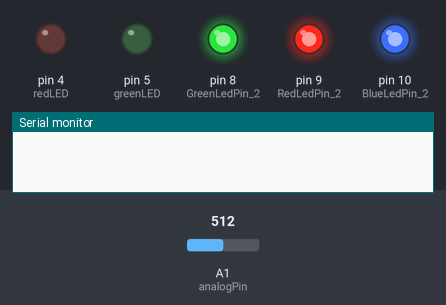
The sketch below on a simulated Arduino Uno, built with avr-gcc and run on an emulated ATmega328P. Shown: output pins drawn as LEDs (lit = HIGH), the last lines printed to the serial monitor. The inputs (shaded band) are chosen by the test bench; at power-on: A1 (analogPin) = 512.

Above: at 0.5 s.
At 1.5 s:
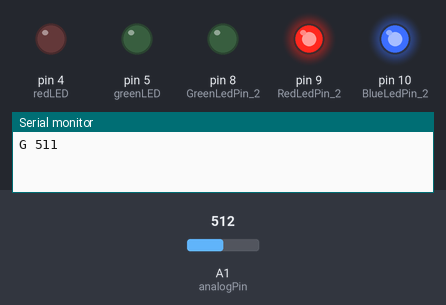
At 3.25 s:
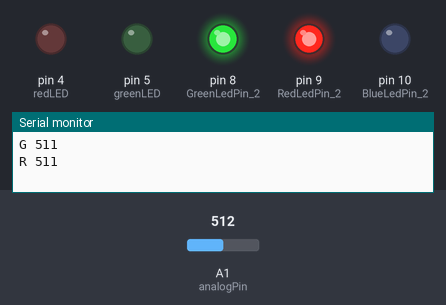
At 5.9 s:
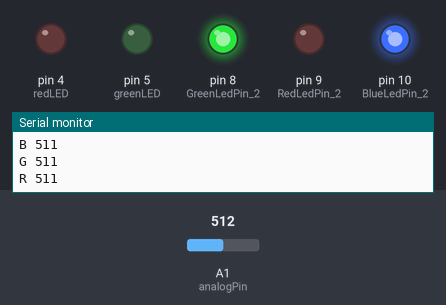
Timing chart, 0 to 7.6 s (numbered marks = the images above):
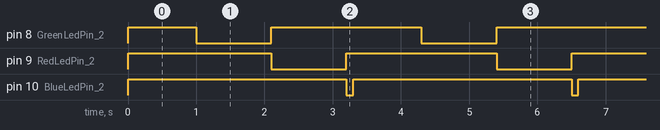

Measured:
- by itself, pin 8 (GreenLedPin_2): repeats every 3.3 s: LOW 1.1 s, HIGH 2.2 s
- by itself, pin 9 (RedLedPin_2): alternates HIGH for 2.2 s and LOW for 1.1 s
- by itself, pin 10 (BlueLedPin_2): alternates HIGH for 3.2 s and LOW for 0.10 s

The sketch:

color_sensor.ino
```cpp
/*-----( Import needed libraries )-----*/

#include "IRremote2.h"
#include <Servo.h>

/*-----( Declare Constants )-----*/
int receiver = 11; // pin 1 of IR receiver to Arduino digital pin 11
int IR_LED = 7;

int servoPin = 6;  // Servo pin 6

// Pin definitions
const int knockSensor = 0;         // Piezo sensor on pin 0.
const int programSwitch = 2;       // If this is high we program a new code.
const int lockMotor = 3;           // Gear motor used to turn the lock.
const int redLED = 4;              // Status LED
const int greenLED = 5;            // Status LED

int GreenLedPin_2 = 8;               // Green LED connected to digital pin 8
int RedLedPin_2 = 9;                 // Red LED connected to digital pin 9
int BlueLedPin_2 = 10;               // Blue LED connected to digital pin 10

int analogPin = 1;                 // photoresistor connected to analog pin 1

// Tuning constants.  Could be made vars and hoooked to potentiometers for soft configuration, etc.
const int threshold = 10;           // Minimum signal from the piezo to register as a knock
const int rejectValue = 25;        // If an individual knock is off by this percentage of a knock we don't unlock..
const int averageRejectValue = 15; // If the average timing of the knocks is off by this percent we don't unlock.
const int knockFadeTime = 150;     // milliseconds we allow a knock to fade before we listen for another one. (Debounce timer.)

const int maximumKnocks = 20;       // Maximum number of knocks to listen for.
const int knockComplete = 1200;     // Longest time to wait for a knock before we assume that it's finished.


/*-----( Declare objects )-----*/
IRrecv irrecv(receiver);           // create instance of 'irrecv'
decode_results results;            // create instance of 'decode_results'

Servo servo;
/*-----( Declare Variables )-----*/
int servoAngle = 0;   // servo position in degrees

// Variables.
int secretCode[maximumKnocks] = {50, 25, 25, 50, 100, 50, 0, 0, 0, 0, 0, 0, 0, 0, 0, 0, 0, 0, 0, 0};  // Initial setup: "Shave and a Hair Cut, two bits."
int knockReadings[maximumKnocks];   // When someone knocks this array fills with delays between knocks.
int knockSensorValue = 0;           // Last reading of the knock sensor.
int programButtonPressed = false;   // Flag so we remember the programming button setting at the end of the cycle.

int GreenVal = 0;                  // variable to store the value of reflected Green light
int RedVal = 0;                    // variable to store the value of reflected Red light
int BlueVal = 0;                   // variable to store the value of reflected Blue light

int GreenRedDifference = 0;
int GreenBlueDifference = 0;

int GreenRedLockCode = 123;        // lock value
int GreenBlueLockCode = 2;        // lock value

int sensitivity = 5;               // set sensitivity of the color sensor

String passcode = "1234";
String input = "";
int count = 0;


void setup()   /*----( SETUP: RUNS ONCE )----*/
{
  Serial.begin(9600);

  pinMode(redLED, OUTPUT);
  pinMode(greenLED, OUTPUT);
  pinMode(programSwitch, INPUT);

  pinMode(GreenLedPin_2, OUTPUT);    // sets the digital pin as output
  pinMode(RedLedPin_2, OUTPUT);      // sets the digital pin as output
  pinMode(BlueLedPin_2, OUTPUT);     // sets the digital pin as output}


}/*--(end setup )---*/


void loop()   /*----( LOOP: RUNS CONSTANTLY )----*/
{
  colorPasscode();
}/* --(end main loop )-- */


void colorPasscode() {

  digitalWrite(GreenLedPin_2, HIGH);   // sets the Green LED off
  digitalWrite(RedLedPin_2, HIGH);     // sets the Red LED off
  digitalWrite(BlueLedPin_2, HIGH);    // sets the Blue LED off
  delay(1000);                       // waits for a second

  green();                      //green LED on and checks input
  red();                        // red LED on and checks input
  blue();                       // blue LED on and checks input

}


/*------------------------------------------------------(Color Functions)--------------------------------*/

void green() {
  digitalWrite(GreenLedPin_2, LOW);    // sets the Green LED on
  delay(100);
  GreenVal = 1023 - analogRead(analogPin);    // read the input pin
  Serial.print("G ");
  Serial.println(GreenVal);          // debug value
  delay(1000);                       // waits for a second
  digitalWrite(GreenLedPin_2, HIGH);   // sets the Green LED off
}

void red() {
  digitalWrite(RedLedPin_2, LOW);      // sets the Red LED on
  delay(100);
  RedVal = 1023 - analogRead(analogPin);    // read the input pin
  Serial.print("R ");
  Serial.println(RedVal);            // debug value
  delay(1000);                       // waits for a second
  digitalWrite(RedLedPin_2, HIGH);     // sets the Red LED off
}

void blue() {
  digitalWrite(BlueLedPin_2, LOW);     // sets the Blue LED on
  delay(100);
  BlueVal = 1023 - analogRead(analogPin);    // read the input pin
  Serial.print("B ");
  Serial.println(BlueVal);           // debug value
  digitalWrite(BlueLedPin_2, HIGH);    // sets the Blue LED off
}
```
